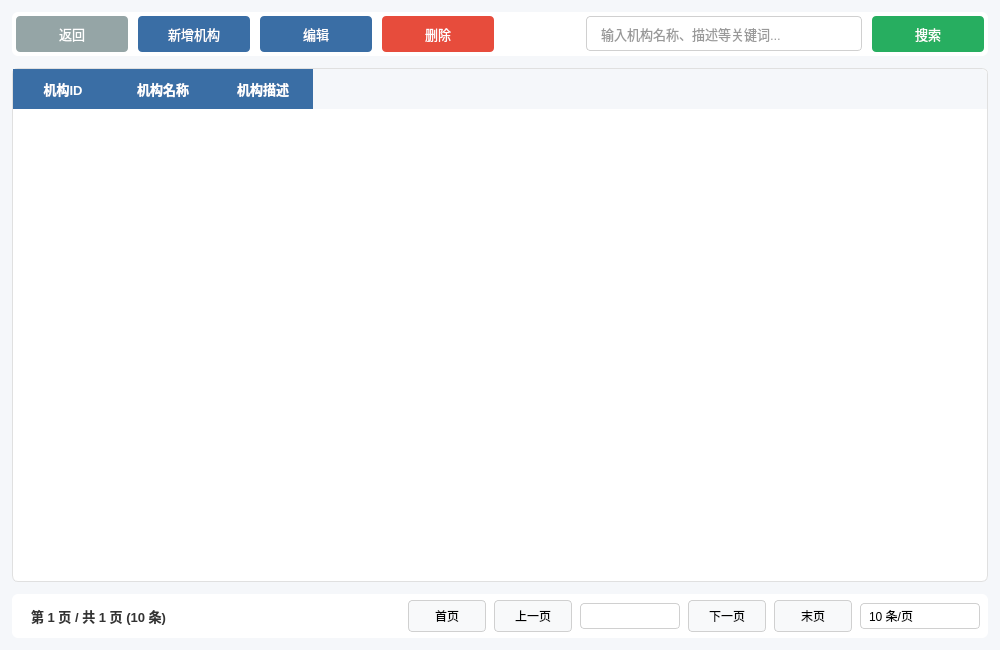
<?xml version="1.0" encoding="UTF-8"?>
<ui version="4.0">
 <class>OrgManageWindow</class>
 <widget class="QWidget" name="OrgManageWindow">
  <property name="geometry">
   <rect>
    <x>0</x>
    <y>0</y>
    <width>1000</width>
    <height>650</height>
   </rect>
  </property>
  <property name="windowTitle">
   <string>组织机构管理模块</string>
  </property>
  <property name="styleSheet">
   <string notr="true">
    background-color: #f5f7fa;
    font-family: &quot;Microsoft YaHei&quot;, &quot;Segoe UI&quot;, sans-serif;
   </string>
  </property>
  <layout class="QVBoxLayout" name="verticalLayout">
   <property name="spacing">
    <number>12</number>
   </property>
   <property name="leftMargin">
    <number>12</number>
   </property>
   <property name="topMargin">
    <number>12</number>
   </property>
   <property name="rightMargin">
    <number>12</number>
   </property>
   <property name="bottomMargin">
    <number>12</number>
   </property>
   <item>
    <widget class="QWidget" name="buttonContainer" native="true">
     <property name="styleSheet">
      <string notr="true">
       background-color: white;
       border-radius: 6px;
       padding: 8px;
       box-shadow: 0 1px 4px rgba(0,0,0,0.05);
      </string>
     </property>
     <layout class="QHBoxLayout" name="buttonLayout">
      <property name="spacing">
       <number>10</number>
      </property>
      <property name="leftMargin">
       <number>4</number>
      </property>
      <property name="topMargin">
       <number>4</number>
      </property>
      <property name="rightMargin">
       <number>4</number>
      </property>
      <property name="bottomMargin">
       <number>4</number>
      </property>
      <item>
       <widget class="QPushButton" name="btnBack">
        <property name="styleSheet">
         <string notr="true">
          QPushButton {
              background-color: #95a5a6;
              color: white;
              border: none;
              padding: 8px 16px;
              border-radius: 4px;
              font-size: 13px;
              min-width: 80px;
              transition: background-color 0.2s;
          }
          QPushButton:hover {
              background-color: #7f8c8d;
              box-shadow: 0 2px 4px rgba(0,0,0,0.1);
          }
          QPushButton:pressed {
              background-color: #708090;
          }
         </string>
        </property>
        <property name="text">
         <string>返回</string>
        </property>
        <property name="icon">
         <iconset>
          <normaloff>:/icons/back.png</normaloff>:/icons/back.png</iconset>
        </property>
       </widget>
      </item>
      <item>
       <widget class="QPushButton" name="btnAdd">
        <property name="styleSheet">
         <string notr="true">
          QPushButton {
              background-color: #3a6ea5;
              color: white;
              border: none;
              padding: 8px 16px;
              border-radius: 4px;
              font-size: 13px;
              min-width: 80px;
              transition: background-color 0.2s;
          }
          QPushButton:hover {
              background-color: #4a90e2;
              box-shadow: 0 2px 4px rgba(0,0,0,0.1);
          }
          QPushButton:pressed {
              background-color: #2a5685;
          }
          QPushButton:disabled {
              background-color: #cccccc;
          }
         </string>
        </property>
        <property name="text">
         <string>新增机构</string>
        </property>
        <property name="icon">
         <iconset>
          <normaloff>:/icons/add.png</normaloff>:/icons/add.png</iconset>
        </property>
       </widget>
      </item>
      <item>
       <widget class="QPushButton" name="btnEdit">
        <property name="styleSheet">
         <string notr="true">
          QPushButton {
              background-color: #3a6ea5;
              color: white;
              border: none;
              padding: 8px 16px;
              border-radius: 4px;
              font-size: 13px;
              min-width: 80px;
          }
          QPushButton:hover {
              background-color: #4a90e2;
          }
          QPushButton:pressed {
              background-color: #2a5685;
          }
         </string>
        </property>
        <property name="text">
         <string>编辑</string>
        </property>
        <property name="icon">
         <iconset>
          <normaloff>:/icons/edit.png</normaloff>:/icons/edit.png</iconset>
        </property>
       </widget>
      </item>
      <item>
       <widget class="QPushButton" name="btnDelete">
        <property name="styleSheet">
         <string notr="true">
          QPushButton {
              background-color: #e74c3c;
              color: white;
              border: none;
              padding: 8px 16px;
              border-radius: 4px;
              font-size: 13px;
              min-width: 80px;
          }
          QPushButton:hover {
              background-color: #c0392b;
          }
          QPushButton:pressed {
              background-color: #992d22;
          }
         </string>
        </property>
        <property name="text">
         <string>删除</string>
        </property>
        <property name="icon">
         <iconset>
          <normaloff>:/icons/delete.png</normaloff>:/icons/delete.png</iconset>
        </property>
       </widget>
      </item>
      <item>
       <spacer name="horizontalSpacer">
        <property name="orientation">
         <enum>Qt::Orientation::Horizontal</enum>
        </property>
        <property name="sizeHint" stdset="0">
         <size>
          <width>40</width>
          <height>20</height>
         </size>
        </property>
       </spacer>
      </item>
      <item>
       <widget class="QLineEdit" name="lineSearch">
        <property name="minimumSize">
         <size>
          <width>276</width>
          <height>0</height>
         </size>
        </property>
        <property name="styleSheet">
         <string notr="true">
          QLineEdit {
              padding: 8px 12px;
              border: 1px solid #d0d0d0;
              border-radius: 4px;
              font-size: 13px;
              min-width: 250px;
              background-color: white;
              color: #333333;
          }
          QLineEdit:focus {
              border: 1px solid #4a90e2;
              box-shadow: 0 0 0 2px rgba(74,144,226,0.2);
          }
          QLineEdit::placeholder {
              color: #999999;
              font-style: italic;
          }
         </string>
        </property>
        <property name="placeholderText">
         <string>输入机构名称、描述等关键词...</string>
        </property>
       </widget>
      </item>
      <item>
       <widget class="QPushButton" name="btnSearch">
        <property name="styleSheet">
         <string notr="true">
          QPushButton {
              background-color: #27ae60;
              color: white;
              border: none;
              padding: 8px 16px;
              border-radius: 4px;
              font-size: 13px;
              min-width: 80px;
          }
          QPushButton:hover {
              background-color: #2ecc71;
          }
          QPushButton:pressed {
              background-color: #219955;
          }
         </string>
        </property>
        <property name="text">
         <string>搜索</string>
        </property>
        <property name="icon">
         <iconset>
          <normaloff>:/icons/search.png</normaloff>:/icons/search.png</iconset>
        </property>
       </widget>
      </item>
     </layout>
    </widget>
   </item>
   <item>
    <widget class="QTableWidget" name="tableOrgs">
     <property name="styleSheet">
      <string notr="true">
       QTableWidget {
           font-size: 13px;
           background-color: white;
           alternate-background-color: #f8f9fa;
           border: 1px solid #e0e0e0;
           border-radius: 6px;
           gridline-color: #e0e0e0;
           outline: 0;
       }
       QTableWidget::item {
           padding: 8px;
           border-bottom: 1px solid #f0f0f0;
           color: #333333;
       }
       QTableWidget::item:hover {
           background-color: #f0f7ff;
       }
       QHeaderView::section {
           background-color: #3a6ea5;
           color: white;
           padding: 8px;
           border: none;
           font-weight: 500;
           font-size: 13px;
       }
       QHeaderView {
           border-top-left-radius: 6px;
           border-top-right-radius: 6px;
       }
      </string>
     </property>
     <property name="sizeAdjustPolicy">
      <enum>QAbstractScrollArea::SizeAdjustPolicy::AdjustToContents</enum>
     </property>
     <property name="alternatingRowColors">
      <bool>true</bool>
     </property>
     <property name="selectionMode">
      <enum>QAbstractItemView::SelectionMode::SingleSelection</enum>
     </property>
     <property name="selectionBehavior">
      <enum>QAbstractItemView::SelectionBehavior::SelectRows</enum>
     </property>
     <property name="showGrid">
      <bool>false</bool>
     </property>
     <property name="sortingEnabled">
      <bool>true</bool>
     </property>
     <property name="rowCount">
      <number>0</number>
     </property>
     <property name="columnCount">
      <number>3</number>
     </property>
     <column>
      <property name="text">
       <string>机构ID</string>
      </property>
     </column>
     <column>
      <property name="text">
       <string>机构名称</string>
      </property>
     </column>
     <column>
      <property name="text">
       <string>机构描述</string>
      </property>
     </column>
    </widget>
   </item>
   <item>
    <widget class="QWidget" name="paginationWidget" native="true">
     <property name="styleSheet">
      <string notr="true">
       background-color: white;
       border-radius: 6px;
       padding: 8px;
       box-shadow: 0 1px 4px rgba(0,0,0,0.05);
      </string>
     </property>
     <layout class="QHBoxLayout" name="horizontalLayout">
      <property name="spacing">
       <number>8</number>
      </property>
      <property name="leftMargin">
       <number>8</number>
      </property>
      <property name="topMargin">
       <number>4</number>
      </property>
      <property name="rightMargin">
       <number>8</number>
      </property>
      <property name="bottomMargin">
       <number>4</number>
      </property>
      <item>
       <widget class="QLabel" name="labelPageInfo">
        <property name="styleSheet">
         <string notr="true">
         color: #333333;
         font-size: 13px;
         font-weight: 500;
         background-color: transparent;
         </string>
        </property>
        <property name="text">
         <string>第 1 页 / 共 1 页 (10 条)</string>
        </property>
       </widget>
      </item>
      <item>
       <spacer name="horizontalSpacer_2">
        <property name="orientation">
         <enum>Qt::Orientation::Horizontal</enum>
        </property>
        <property name="sizeHint" stdset="0">
         <size>
          <width>40</width>
          <height>20</height>
         </size>
        </property>
       </spacer>
      </item>
      <item>
       <widget class="QPushButton" name="btnFirst">
        <property name="styleSheet">
         <string notr="true">
          QPushButton {
              min-width: 60px;
              padding: 6px 8px;
              background-color: #f8f9fa;
              border: 1px solid #d0d0d0;
              border-radius: 4px;
              font-size: 12px;
          }
          QPushButton:hover {
              background-color: #e9ecef;
          }
          QPushButton:pressed {
              background-color: #dee2e6;
          }
         </string>
        </property>
        <property name="text">
         <string>首页</string>
        </property>
        <property name="icon">
         <iconset>
          <normaloff>:/icons/first.png</normaloff>:/icons/first.png</iconset>
        </property>
       </widget>
      </item>
      <item>
       <widget class="QPushButton" name="btnPrev">
        <property name="styleSheet">
         <string notr="true">
          QPushButton {
              min-width: 60px;
              padding: 6px 8px;
              background-color: #f8f9fa;
              border: 1px solid #d0d0d0;
              border-radius: 4px;
              font-size: 12px;
          }
          QPushButton:hover {
              background-color: #e9ecef;
          }
          QPushButton:pressed {
              background-color: #dee2e6;
          }
         </string>
        </property>
        <property name="text">
         <string>上一页</string>
        </property>
        <property name="icon">
         <iconset>
          <normaloff>:/icons/prev.png</normaloff>:/icons/prev.png</iconset>
        </property>
       </widget>
      </item>
      <item>
       <widget class="QComboBox" name="comboPage">
        <property name="styleSheet">
         <string notr="true">
          QComboBox {
              padding: 4px 8px;
              border: 1px solid #d0d0d0;
              border-radius: 4px;
              min-width: 60px;
              font-size: 12px;
              padding: 4px 8px;
              color: #333333;
              background-color: white;
          }
          QComboBox::drop-down {
              width: 20px;
              border: none;
          }
          QComboBox QAbstractItemView {
              background-color: white;
              color: #333333;
              selection-background-color: #3a6ea5;
              selection-color: white;
          }
         </string>
        </property>
        <property name="currentText">
         <string/>
        </property>
       </widget>
      </item>
      <item>
       <widget class="QPushButton" name="btnNext">
        <property name="styleSheet">
         <string notr="true">
          QPushButton {
              min-width: 60px;
              padding: 6px 8px;
              background-color: #f8f9fa;
              border: 1px solid #d0d0d0;
              border-radius: 4px;
              font-size: 12px;
          }
          QPushButton:hover {
              background-color: #e9ecef;
          }
          QPushButton:pressed {
              background-color: #dee2e6;
          }
         </string>
        </property>
        <property name="text">
         <string>下一页</string>
        </property>
        <property name="icon">
         <iconset>
          <normaloff>:/icons/next.png</normaloff>:/icons/next.png</iconset>
        </property>
       </widget>
      </item>
      <item>
       <widget class="QPushButton" name="btnLast">
        <property name="styleSheet">
         <string notr="true">
          QPushButton {
              min-width: 60px;
              padding: 6px 8px;
              background-color: #f8f9fa;
              border: 1px solid #d0d0d0;
              border-radius: 4px;
              font-size: 12px;
          }
          QPushButton:hover {
              background-color: #e9ecef;
          }
          QPushButton:pressed {
              background-color: #dee2e6;
          }
         </string>
        </property>
        <property name="text">
         <string>末页</string>
        </property>
        <property name="icon">
         <iconset>
          <normaloff>:/icons/last.png</normaloff>:/icons/last.png</iconset>
        </property>
       </widget>
      </item>
      <item>
       <widget class="QComboBox" name="comboPageSize">
        <property name="styleSheet">
         <string notr="true">
          QComboBox {
              padding: 4px 8px;
              border: 1px solid #d0d0d0;
              border-radius: 4px;
              min-width: 80px;
              font-size: 12px;
              color: black;
          }
          QComboBox::drop-down {
              width: 20px;
              border: none;
          }
          QComboBox QAbstractItemView {
              color: black;
              background-color: white;
                      }
         </string>
        </property>
        <item>
         <property name="text">
          <string>10 条/页</string>
         </property>
        </item>
        <item>
         <property name="text">
          <string>20 条/页</string>
         </property>
        </item>
        <item>
         <property name="text">
          <string>50 条/页</string>
         </property>
        </item>
        <item>
         <property name="text">
          <string>100 条/页</string>
         </property>
        </item>
       </widget>
      </item>
     </layout>
    </widget>
   </item>
  </layout>
 </widget>
 <resources/>
 <connections/>
</ui>
